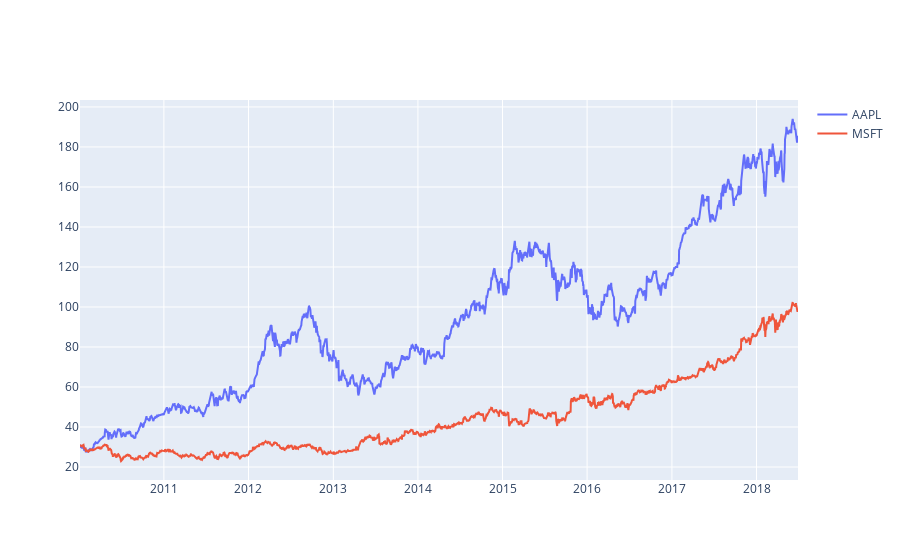

Here is the notebook cell this chart was saved with:
### Markdown cell above
Not bad! You can create what `plotly` calls **graphic objects**. You than add **traces**, similar to **axes**, and start to layer things together. Here, we'll create our "blank" figure and then add three more price sequences.

### Code cell
# Create traces
fig = go.Figure()
fig.add_trace(go.Scatter(x=stocks.index, y=stocks.aapl_o,
                    mode='lines',
                    name='AAPL'))
fig.add_trace(go.Scatter(x=stocks.index, y=stocks.msft_o,
                    mode='lines',
                    name='MSFT'))
fig.show()

### Figure 1 — Plotly figure (JSON) as saved in the notebook; plotly's stock layout.template omitted (floating-point values rounded to 4 significant figures; data arrays with more than 128 entries replaced by an {"elided": "..."} marker saying what was removed)
{"data": [{"mode": "lines", "name": "AAPL", "type": "scatter", "x": {"elided": "2138 str values"}, "y": {"elided": "2138 float values"}}, {"mode": "lines", "name": "MSFT", "type": "scatter", "x": {"elided": "2138 str values"}, "y": {"elided": "2138 float values"}}], "layout": {}}
